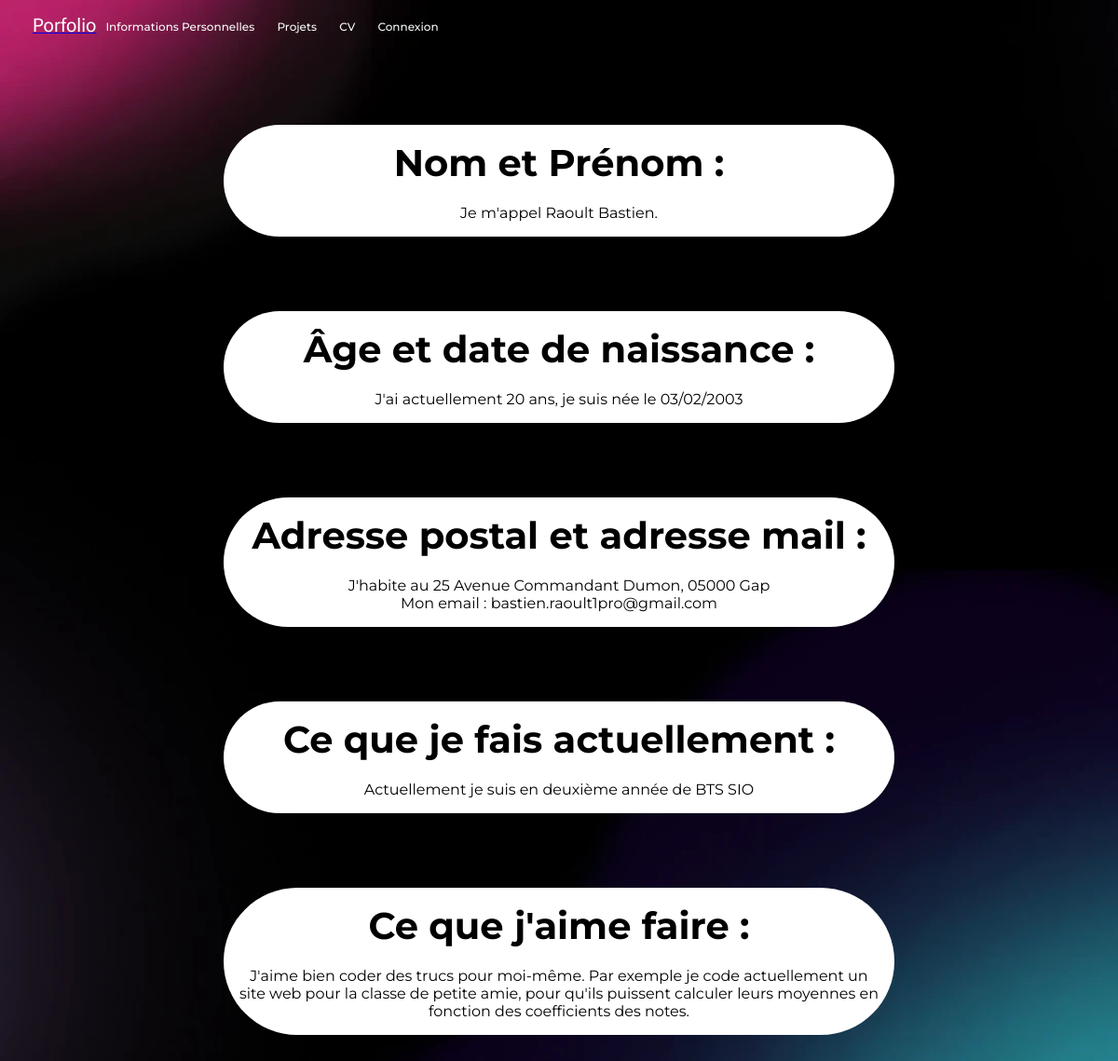
The page /personalInformations.php on the database its author committed.
### tables this page shows
CREATE TABLE "infos_perso" (
	"id"	INTEGER NOT NULL UNIQUE,
	"surname"	TEXT NOT NULL UNIQUE,
	"name"	TEXT NOT NULL UNIQUE,
	"date_of_birth"	TEXT NOT NULL UNIQUE,
	"place of birth"	TEXT NOT NULL UNIQUE,
	"email"	TEXT NOT NULL UNIQUE,
	"address"	TEXT NOT NULL UNIQUE,
	"number"	INTEGER NOT NULL UNIQUE,
	"activity"	TEXT NOT NULL UNIQUE,
	"activities_outside_of_studies"	TEXT,
	PRIMARY KEY("id" AUTOINCREMENT)
);

### models/BDD.php (called while the page is built, shortened)
<?php
require dirname(__FILE__)."/BDDProjectTrait.php";
class BDD
{
    private static $_instance;
    private static string $cheminDeLaBDD = '../data/database.db';
    private static string $cheminDeLaBDDAdmin = '../../data/database.db';
    public static function instance()
    {
        if (is_null(self::$_instance)) {
            self::$_instance = new BDD();
        }
        return self::$_instance;
    }
    public function __construct()
    {
        if($_SERVER['REQUEST_URI'] == '/' || $_SERVER['REQUEST_URI'] == '/index.php' || $_SERVER['REQUEST_URI'] == '/login.php'|| $_SERVER['REQUEST_URI'] == '/project.php' || $_SERVER['REQUEST_URI'] == '/personalInformations.php' || $_SERVER['REQUEST_URI'] == '/controle_identification.php' || $_SERVER['REQUEST_URI'] == '/cv.php' || $_SERVER['REQUEST_URI'] == '/detail_project.php?id=1' || $_SERVER['REQUEST_URI'] == '/detail_project.php?id=2' || $_SERVER['REQUEST_URI'] == '/detail_project.php?id=3'|| $_SERVER['REQUEST_URI'] == '/detail_project.php?id=4'){
            $this->bdd = new PDO('sqlite:' . BDD::$cheminDeLaBDD);
        }
        else{
            $this->bdd = new PDO('sqlite:' . BDD::$cheminDeLaBDDAdmin);
        }
    }
}
?>

### models/BDDProjectTrait.php (called while the page is built, shortened)
<?php
trait BDDProjectTrait
{
public function recupInfoPerso()
    {
        $requete = "SELECT * FROM infos_perso";
        $resultats = $this->bdd->query($requete);
        $infos = [];
        if ($resultats) {
            while ($res = $resultats->fetchAll(PDO::FETCH_ASSOC)) {
                $infos = $res;
            }
        }
        return $infos;
    }
}
?>

### public_html/personalInformations.php (the view, shortened to what this page needs)
<?php
require('../models/BDD.php');
$bdd   = BDD::instance();
$infos = $bdd->recupInfoPerso();
?>
<!DOCTYPE html>
<html>
<head>
    <?php require('navbar.php'); ?>
    <link rel="stylesheet" href="css/infos.css">
</head>
<body>
    <?php foreach ($infos as $p): ?>
        <div class="container">
            <div class="title">
                <h1>Nom et Prénom :</h1>
            </div>
            <div class="message">
                <p>Je m'appel
                    <?php echo $p['name'] . " " . $p['surname'] ?>.
                </p>
            </div>
        </div>
        <div class="container">
            <div class="title">
                <h1>Âge et date de naissance :</h1>
            </div>
            <div class="message">
                <p>J'ai actuellement 20 ans, je suis née le
                    <?php echo $p['date_of_birth'] ?>
                </p>
            </div>
        </div>
        <div class="container">
            <div class="title">
                <h1>Adresse postal et adresse mail :</h1>
            </div>
            <div class="message">
                <p>J'habite au
                    <?php echo $p['address'] ?>
                </p>
                <p>Mon email :
                    <?php echo $p['email'] ?>
                </p>
            </div>
        </div>
        <div class="container">
            <div class="title">
                <h1>Ce que je fais actuellement :</h1>
            </div>
            <div class="message">
                <p>Actuellement je suis en
                    <?php echo $p['activity'] ?>
                </p>
            </div>
        </div>
        <div class="container">
            <div class="title">
                <h1>Ce que j'aime faire :</h1>
            </div>
            <div class="message">
                <p>
                    <?php echo $p['activities_outside_of_studies'] ?>
                </p>
            </div>
        </div>
    <?php endforeach; ?>
</body>
</html>

### public_html/css/nav.css (style rules this page uses)
body { font-family: Montserrat, Helvetica, sans-serif; }

### public_html/css/infos.css (style rules this page uses)
body { background: url('../img/background/infos.webp'); background-size: cover; background-repeat: no-repeat; background-attachment: fixed; background-position: center; }
.container { display: flex; flex-direction: column; margin: 10vh auto; padding: 2vh; background-color: white ; border-radius: 133px; min-width: 30vh; max-width: 90vh; animation: floatate; animation-duration: 2s; animation-iteration-count: infinite; }
.title { text-align: center; }
.message { text-align: center; margin-top: 20px; }
h1 { font-size: 5vh; }
p { font-size: 2vh; }

### rows shown on the page
infos_perso: name "Raoult", surname "Bastien", date_of_birth "03/02/2003", address "25 Avenue Commandant Dumon, 05000 Gap", email "bastien.raoult1pro@gmail.com", activity "deuxième année de BTS SIO", activities_outside_of_studies "J'aime bien coder des trucs pour moi-même. Par exemple je code actuellement un site web pour la classe de petite amie, pour qu'ils puissent calculer leurs moyennes en fonction des coefficients des notes."
